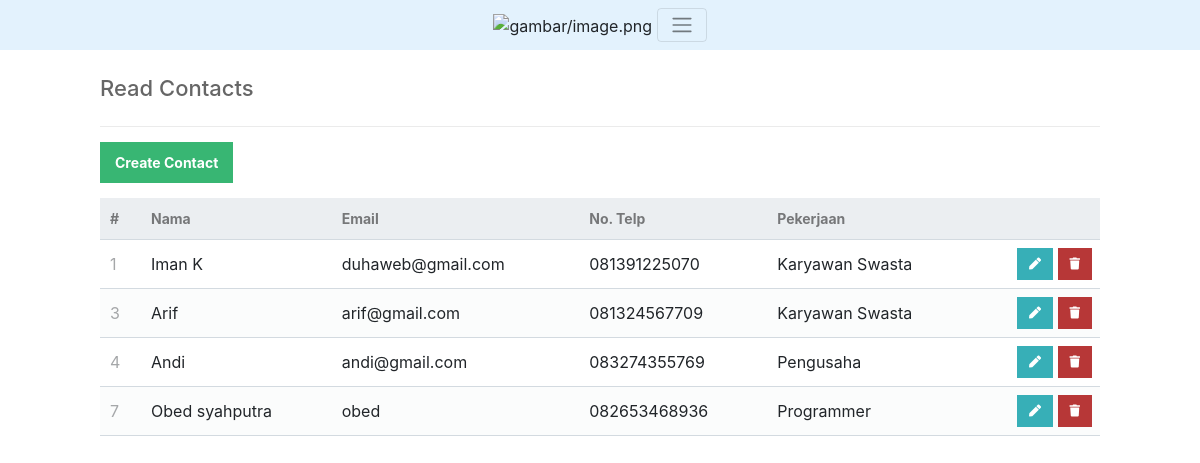
The app's page /read.php with its own data.
### tables this page shows
CREATE TABLE `kontak` (
  `id` int(11) NOT NULL,
  `nama` varchar(50) NOT NULL,
  `email` varchar(50) NOT NULL,
  `notelp` varchar(30) NOT NULL,
  `pekerjaan` varchar(50) NOT NULL
);

### read.php (the view, shortened to what this page needs)
<?php
include 'functions.php';
$pdo = pdo_connect_mysql();
$page = isset($_GET['page']) && is_numeric($_GET['page']) ? (int)$_GET['page'] : 1;
$records_per_page = 5;
$stmt = $pdo->prepare('SELECT * FROM kontak ORDER BY id LIMIT :current_page, :record_per_page');
$stmt->bindValue(':current_page', ($page-1)*$records_per_page, PDO::PARAM_INT);
$stmt->bindValue(':record_per_page', $records_per_page, PDO::PARAM_INT);
$stmt->execute();
$contacts = $stmt->fetchAll(PDO::FETCH_ASSOC);
?>
<?=template_header('Read')?>
<div class="content read">
	<h2>Read Contacts</h2>
	<a href="create.php" class="create-contact">Create Contact</a>
	<table>
        <thead>
            <tr>
                <td>#</td>
                <td>Nama</td>
                <td>Email</td>
                <td>No. Telp</td>
                <td>Pekerjaan</td>
                <td></td>
            </tr>
        </thead>
        <tbody>
            <?php foreach ($contacts as $contact): ?>
            <tr>
                <td><?=$contact['id']?></td>
                <td><?=$contact['nama']?></td>
                <td><?=$contact['email']?></td>
                <td><?=$contact['notelp']?></td>
                <td><?=$contact['pekerjaan']?></td>
                <td class="actions">
                    <a href="update.php?id=<?=$contact['id']?>" class="edit"><i class="fas fa-pen fa-xs"></i></a>
                    <a href="delete.php?id=<?=$contact['id']?>" class="trash"><i class="fas fa-trash fa-xs"></i></a>
                </td>
            </tr>
            <?php endforeach; ?>
        </tbody>
    </table>
</div>
<?=template_footer()?>

### functions.php (shortened to what this page needs)
<?php
function template_header($title) {
echo <<<EOT
<!DOCTYPE html>
<html>
	<head>
		<meta charset="utf-8">
		<meta name="viewport" content="width=device-width, initial-scale=1">
		<title>$title</title>
		<link href="css/style2.css" rel="stylesheet" type="text/css">
		<link rel="stylesheet" href="https://use.fontawesome.com/releases/v5.7.1/css/all.css">
		<link rel="stylesheet" href="https://maxcdn.bootstrapcdn.com/bootstrap/4.5.2/css/bootstrap.min.css">
		<script src="https://ajax.googleapis.com/ajax/libs/jquery/3.5.1/jquery.min.js"></script>
		<script src="https://cdnjs.cloudflare.com/ajax/libs/popper.js/1.16.0/umd/popper.min.js"></script>
		<script src="https://maxcdn.bootstrapcdn.com/bootstrap/4.5.2/js/bootstrap.min.js"></script>
		<style>
			.container{max-width: 500px!important;}
		</style>
	</head>
	<body>
	<nav class="navbar navbar-light" style="background-color: #e3f2fd;">
        <div class="mx-auto order-0">
        <img src="gambar/image2.png" alt="gambar/image.png" height="75" width="150">
			<button class="navbar-toggler" type="button" data-toggle="collapse" data-target=".dual-collapse2">
				<span class="navbar-toggler-icon"></span>
			</button>
		</div>
		<div class="navbar-collapse collapse w-100 order-3 dual-collapse2">
			<ul class="navbar-nav ml-auto">
				<li class="nav-item" >
					<a class="nav-link" href="utama1.php" style="color: rgb(0, 0, 0);">Home</a>
				</li>
				<li class="nav-item">
					<a class="nav-link" href="read.php" style="color: black;">CRUD</a>
				</li>
				<li class="nav-item">
                    <a class="nav-link" href="logout.php" style="color: black;">Logout</a>
                </li>
			</ul>
		</div>
	</nav>
EOT;
}
function template_footer() {
echo <<<EOT
    </body>
</html>
EOT;
}
?>

### css/style2.css (style rules this page uses)
* { box-sizing: border-box; font-family: -apple-system, BlinkMacSystemFont, "segoe ui", roboto, oxygen, ubuntu, cantarell, "fira sans", "droid sans", "helvetica neue", Arial, sans-serif; font-size: 16px; -webkit-font-smoothing: antialiased; -moz-osx-font-smoothing: grayscale; }
body { background-color: #FFFFFF; margin: 0; }
.content { width: 1000px; margin: 0 auto; }
.content h2 { margin: 0; padding: 25px 0; font-size: 22px; border-bottom: 1px solid #ebebeb; color: #666666; }
.read .create-contact { display: inline-block; text-decoration: none; background-color: #38b673; font-weight: bold; font-size: 14px; color: #FFFFFF; padding: 10px 15px; margin: 15px 0; }
.read table { width: 100%; padding-top: 30px; border-collapse: collapse; }
.read table thead { background-color: #ebeef1; border-bottom: 1px solid #d3dae0; }
.read table thead td { padding: 10px; font-weight: bold; color: #767779; font-size: 14px; }
.read table tbody tr { border-bottom: 1px solid #d3dae0; }
.read table tbody tr:nth-child(even) { background-color: #fbfcfc; }
.read table tbody tr td { padding: 10px; }
.read table tbody tr td:nth-child(1) { color: #a5a7a9; }
.read table tbody tr td.actions { padding: 8px; text-align: right; }
.read table tbody tr td.actions .edit, .read table tbody tr td.actions .trash { display: inline-flex; text-align: right; text-decoration: none; color: #FFFFFF; padding: 10px 12px; }
.read table tbody tr td.actions .trash { background-color: #b73737; }
.read table tbody tr td.actions .edit { background-color: #37afb7; }

### records on screen
kontak: id "1", nama "Iman K", email "duhaweb@gmail.com", notelp "081391225070", pekerjaan "Karyawan Swasta"
kontak: id "3", nama "Arif", email "arif@gmail.com", notelp "081324567709", pekerjaan "Karyawan Swasta"
kontak: id "4", nama "Andi", email "andi@gmail.com", notelp "083274355769", pekerjaan "Pengusaha"
kontak: id "7", nama "Obed syahputra", email "obed", notelp "082653468936", pekerjaan "Programmer"
